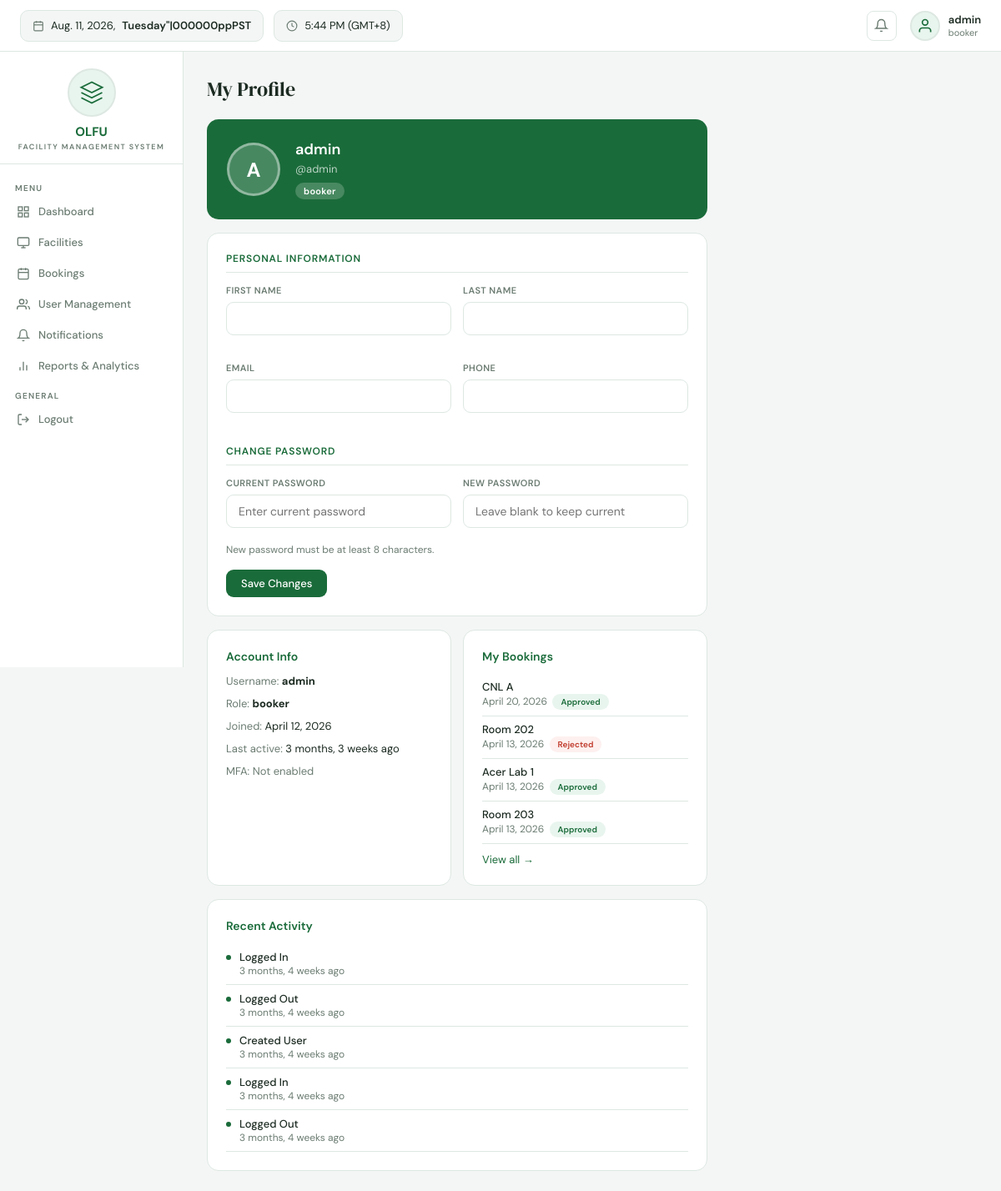
The app's page /profile/ (signed in) with its own data.
### apps/models.py (models this page shows, shortened)
class User(AbstractUser):
    SUPERUSER_ROLE = 'superuser'
    FACILITY_MANAGER = 'facility_manager'
    TECHNICAL_STAFF = 'technical_staff'
    STANDARD_USER = 'standard_user'
    ROLE_CHOICES = [
        (SUPERUSER_ROLE, 'Superuser'),
        (FACILITY_MANAGER, 'Facility Manager'),
        (TECHNICAL_STAFF, 'Technical Staff'),
        (STANDARD_USER, 'Standard User'),
    ]
    DEPARTMENT_CHOICES = [
        ('BSIT', 'BS Information Technology'),
        ('BSCS', 'BS Computer Science'),
        ('BSIS', 'BS Information Systems'),
        ('IT_DEPT', 'IT Department'),
        ('ADMIN', 'Administration'),
        ('OTHER', 'Other'),
    ]
    role = models.CharField(max_length=30, choices=ROLE_CHOICES, default=STANDARD_USER)
    department = models.CharField(max_length=30, choices=DEPARTMENT_CHOICES, blank=True, default='')
    phone = models.CharField(max_length=20, blank=True)
    profile_notes = models.TextField(blank=True)
    last_active = models.DateTimeField(null=True, blank=True)
    mfa_enabled = models.BooleanField(default=False)
    failed_login_attempts = models.PositiveIntegerField(default=0)
    is_locked = models.BooleanField(default=False)
    def can_manage_users(self):
        return self.role == self.SUPERUSER_ROLE or self.is_superuser
    def can_view_reports(self):
        return self.role in [self.SUPERUSER_ROLE, self.FACILITY_MANAGER] or self.is_superuser

class Booking(models.Model):
    PENDING = 'pending'
    APPROVED = 'approved'
    REJECTED = 'rejected'
    CANCELLED = 'cancelled'
    STATUS_CHOICES = [(PENDING,'Pending'),(APPROVED,'Approved'),(REJECTED,'Rejected'),(CANCELLED,'Cancelled')]
    facility = models.ForeignKey(Facility, on_delete=models.CASCADE, related_name='bookings')
    booked_by = models.ForeignKey(User, on_delete=models.CASCADE, related_name='bookings')
    date = models.DateField()
    start_time = models.TimeField()
    end_time = models.TimeField()
    purpose = models.TextField(blank=True)
    number_of_attendees = models.PositiveIntegerField(default=1)
    status = models.CharField(max_length=20, choices=STATUS_CHOICES, default=PENDING)
    approved_by = models.ForeignKey(User, on_delete=models.SET_NULL, null=True, blank=True, related_name='approved_bookings')
    created_at = models.DateTimeField(auto_now_add=True)
    updated_at = models.DateTimeField(auto_now=True)
    class Meta:
        ordering = ['-created_at']

class Facility(models.Model):
    STATUS_CHOICES = [('active','Active'),('maintenance','Under Maintenance'),('unavailable','Unavailable')]
    TYPE_CHOICES = [('laboratory','Laboratory'),('classroom','Classroom'),('conference','Conference Room'),('auditorium','Auditorium'),('other','Other')]
    FLOOR_CHOICES = [('1st Floor','1st Floor'),('2nd Floor','2nd Floor'),('3rd Floor','3rd Floor'),('4th Floor','4th Floor'),('5th Floor','5th Floor'),('Other','Other')]
    name = models.CharField(max_length=100)
    facility_type = models.CharField(max_length=30, choices=TYPE_CHOICES, default='classroom')
    building = models.CharField(max_length=100, blank=True, default='CAS Building')
    floor = models.CharField(max_length=20, choices=FLOOR_CHOICES, blank=True)
    location = models.CharField(max_length=200)
    capacity = models.PositiveIntegerField(default=0)
    description = models.TextField(blank=True)
    status = models.CharField(max_length=20, choices=STATUS_CHOICES, default='active')
    tags = models.CharField(max_length=200, blank=True)
    image = models.ImageField(upload_to='facilities/', blank=True, null=True)
    floor_plan = models.ImageField(upload_to='floor_plans/', blank=True, null=True)
    custodian = models.CharField(max_length=100, blank=True)
    availability_start = models.TimeField(null=True, blank=True)
    availability_end = models.TimeField(null=True, blank=True)
    is_restricted = models.BooleanField(default=False)
    allowed_roles = models.CharField(max_length=200, blank=True)
    created_at = models.DateTimeField(auto_now_add=True)
    updated_at = models.DateTimeField(auto_now=True)
    created_by = models.ForeignKey(User, on_delete=models.SET_NULL, null=True, related_name='facilities_created')
    class Meta:
        verbose_name_plural = 'Facilities'
        ordering = ['building', 'floor', 'name']

class ActivityLog(models.Model):
    ACTION_CHOICES = [
        ('login','Logged In'),('logout','Logged Out'),('book','Created Booking'),
        ('cancel','Cancelled Booking'),('create_facility','Created Facility'),
        ('edit_facility','Edited Facility'),('approve','Approved Booking'),
        ('reject','Rejected Booking'),('create_user','Created User'),('edit_user','Edited User'),
    ]
    user = models.ForeignKey(User, on_delete=models.CASCADE, related_name='activity_logs')
    action = models.CharField(max_length=30, choices=ACTION_CHOICES)
    description = models.TextField(blank=True)
    ip_address = models.GenericIPAddressField(null=True, blank=True)
    created_at = models.DateTimeField(auto_now_add=True)
    class Meta:
        ordering = ['-created_at']

### apps/views.py (the view, shortened to what this page needs)
# urls.py: path('profile/', views.profile_view, name='profile'),
@login_required(login_url='login')
def profile_view(request):
    return render(request, 'profile.html', {'recent_bookings': request.user.bookings.select_related('facility').order_by('-created_at')[:5], 'recent_activity': request.user.activity_logs.all()[:5]})

### templates/profile.html (shortened to what this page needs)
{% extends 'base.html' %}
{% block content %}
<div style="max-width:600px;">
  <div style="font-family:'DM Serif Display',serif;font-size:24px;margin-bottom:20px;">My Profile</div>
  <div style="background:var(--green);border-radius:14px;padding:24px;margin-bottom:16px;display:flex;align-items:center;gap:18px;">
    <div style="width:64px;height:64px;border-radius:50%;background:rgba(255,255,255,.2);border:3px solid rgba(255,255,255,.4);display:flex;align-items:center;justify-content:center;font-size:24px;font-weight:700;color:#fff;flex-shrink:0;">
      {{ user.first_name|first|upper }}{{ user.last_name|first|upper }}{% if not user.first_name %}{{ user.username|first|upper }}{% endif %}
    </div>
    <div>
      <div style="font-size:18px;font-weight:600;color:#fff;">{{ user.get_full_name|default:user.username }}</div>
      <div style="font-size:13px;color:rgba(255,255,255,.7);margin-top:3px;">@{{ user.username }}</div>
      <div style="margin-top:8px;display:flex;gap:8px;flex-wrap:wrap;">
        <span style="background:rgba(255,255,255,.2);color:#fff;font-size:11px;font-weight:600;padding:3px 10px;border-radius:20px;letter-spacing:.3px;">{{ user.get_role_display }}</span>
      </div>
    </div>
  </div>
  <div class="card" style="margin-bottom:16px;">
    <form method="POST">
      <div style="font-size:12px;font-weight:600;color:var(--green);text-transform:uppercase;letter-spacing:.8px;margin-bottom:14px;padding-bottom:8px;border-bottom:1px solid var(--border);">Personal Information</div>
      <div style="display:grid;grid-template-columns:1fr 1fr;gap:14px;">
        <div class="form-group">
          <label class="form-label">First Name</label>
          <input type="text" name="first_name" class="form-control" value="{{ user.first_name }}"/>
        </div>
        <div class="form-group">
          <label class="form-label">Last Name</label>
          <input type="text" name="last_name" class="form-control" value="{{ user.last_name }}"/>
        </div>
        <div class="form-group">
          <label class="form-label">Email</label>
          <input type="email" name="email" class="form-control" value="{{ user.email }}"/>
        </div>
        <div class="form-group">
          <label class="form-label">Phone</label>
          <input type="text" name="phone" class="form-control" value="{{ user.phone }}"/>
        </div>
      </div>
      <div style="font-size:12px;font-weight:600;color:var(--green);text-transform:uppercase;letter-spacing:.8px;margin:20px 0 14px;padding-bottom:8px;border-bottom:1px solid var(--border);">Change Password</div>
      <div style="display:grid;grid-template-columns:1fr 1fr;gap:14px;">
        <div class="form-group">
          <label class="form-label">Current Password</label>
          <input type="password" name="old_password" class="form-control" placeholder="Enter current password"/>
        </div>
        <div class="form-group">
          <label class="form-label">New Password</label>
          <input type="password" name="new_password" class="form-control" placeholder="Leave blank to keep current" minlength="8"/>
        </div>
      </div>
      <div style="font-size:12px;color:var(--muted);margin-bottom:16px;">New password must be at least 8 characters.</div>
      <button type="submit" class="btn btn-primary">Save Changes</button>
    </form>
  </div>
  <div style="display:grid;grid-template-columns:1fr 1fr;gap:14px;margin-bottom:16px;">
    <div class="card">
      <div class="card-title" style="margin-bottom:12px;">Account Info</div>
      <div style="display:flex;flex-direction:column;gap:10px;font-size:13px;">
        <div><span style="color:var(--muted);">Username:</span> <strong>{{ user.username }}</strong></div>
        <div><span style="color:var(--muted);">Role:</span> <strong>{{ user.get_role_display }}</strong></div>
        <div><span style="color:var(--muted);">Joined:</span> {{ user.date_joined|date:"N j, Y" }}</div>
        <div><span style="color:var(--muted);">Last active:</span> {{ user.last_active|timesince|default:"Unknown" }} ago</div>
        <div><span style="color:var(--muted);">MFA:</span>
          {% if user.mfa_enabled %}<span style="color:var(--green);font-weight:600;">Enabled</span>{% else %}<span style="color:var(--muted);">Not enabled</span>{% endif %}
        </div>
      </div>
    </div>
    <div class="card">
      <div class="card-title" style="margin-bottom:12px;">My Bookings</div>
      {% for booking in recent_bookings %}
      <div style="padding:7px 0;border-bottom:1px solid var(--border);font-size:13px;">
        <div style="font-weight:500;">{{ booking.facility.name }}</div>
        <div style="font-size:12px;color:var(--muted);">{{ booking.date }} &nbsp;<span class="status {{ booking.status }}" style="font-size:10px;">{{ booking.get_status_display }}</span></div>
      </div>
      {% empty %}
      <div style="color:var(--muted);font-size:13px;">No bookings yet.</div>
      {% endfor %}
      <a href="{% url 'bookings' %}" style="font-size:13px;color:var(--green);display:block;margin-top:10px;">View all →</a>
    </div>
  </div>
  <div class="card">
    <div class="card-title" style="margin-bottom:12px;">Recent Activity</div>
    {% for log in recent_activity %}
    <div style="display:flex;gap:10px;padding:8px 0;border-bottom:1px solid var(--border);font-size:13px;">
      <div style="width:6px;height:6px;border-radius:50%;background:var(--green);margin-top:6px;flex-shrink:0;"></div>
      <div>
        <div style="font-weight:500;">{{ log.get_action_display }}</div>
        <div style="font-size:12px;color:var(--muted);">{{ log.created_at|timesince }} ago</div>
      </div>
    </div>
    {% empty %}
    <div style="color:var(--muted);font-size:13px;">No activity yet.</div>
    {% endfor %}
  </div>
</div>
{% endblock %}

### templates/base.html (shortened to what this page needs)
<!DOCTYPE html>
<html lang="en">
<head>
</head>
<body>
<div class="topbar">
  <div class="topbar-pill">
    <svg fill="none" viewBox="0 0 24 24" stroke="currentColor" stroke-width="2"><rect x="3" y="4" width="18" height="18" rx="2"/><line x1="16" y1="2" x2="16" y2="6"/><line x1="8" y1="2" x2="8" y2="6"/><line x1="3" y1="10" x2="21" y2="10"/></svg>
    {% now "N j, Y" %}, <b>{% now "l"|upper %}</b>
  </div>
  <div class="topbar-pill">
    <svg fill="none" viewBox="0 0 24 24" stroke="currentColor" stroke-width="2"><circle cx="12" cy="12" r="10"/><polyline points="12 6 12 12 16 14"/></svg>
    {% now "g:i A" %} (GMT+8)
  </div>
  {% if user.is_authenticated %}
  <a href="{% url 'notifications' %}" class="topbar-icon">
    <svg fill="none" viewBox="0 0 24 24" stroke="currentColor" stroke-width="2"><path d="M18 8A6 6 0 0 0 6 8c0 7-3 9-3 9h18s-3-2-3-9"/><path d="M13.73 21a2 2 0 0 1-3.46 0"/></svg>
  </a>
  <div class="topbar-user">
    <div class="topbar-avatar"><svg fill="none" viewBox="0 0 24 24" stroke="currentColor" stroke-width="2"><path d="M20 21v-2a4 4 0 0 0-4-4H8a4 4 0 0 0-4 4v2"/><circle cx="12" cy="7" r="4"/></svg></div>
    <div>
      <div class="topbar-name">{{ user.get_full_name|default:user.username }}</div>
      <div class="topbar-role">{{ user.get_role_display }}</div>
    </div>
  </div>
  {% endif %}
</div>
<div class="layout">
  {% if user.is_authenticated %}
  <div class="sidebar">
    <div class="sidebar-logo">
      <div class="logo-circle">
        <svg viewBox="0 0 24 24" fill="none" stroke="currentColor" stroke-width="1.5"><path d="M12 2L2 7l10 5 10-5-10-5z"/><path d="M2 17l10 5 10-5"/><path d="M2 12l10 5 10-5"/></svg>
      </div>
      <div class="logo-name">OLFU</div>
      <div class="logo-sub">Facility Management System</div>
    </div>
    <div class="sidebar-nav">
      <div class="nav-label">Menu</div>
      <a href="{% url 'dashboard' %}" class="nav-item {% if request.resolver_match.url_name == 'dashboard' %}active{% endif %}">
        <svg fill="none" viewBox="0 0 24 24" stroke="currentColor" stroke-width="2"><rect x="3" y="3" width="7" height="7"/><rect x="14" y="3" width="7" height="7"/><rect x="14" y="14" width="7" height="7"/><rect x="3" y="14" width="7" height="7"/></svg>
        Dashboard
      </a>
      <a href="{% url 'facilities' %}" class="nav-item {% if 'facilit' in request.resolver_match.url_name %}active{% endif %}">
        <svg fill="none" viewBox="0 0 24 24" stroke="currentColor" stroke-width="2"><rect x="2" y="3" width="20" height="14" rx="2"/><line x1="8" y1="21" x2="16" y2="21"/><line x1="12" y1="17" x2="12" y2="21"/></svg>
        Facilities
      </a>
      <a href="{% url 'bookings' %}" class="nav-item {% if 'booking' in request.resolver_match.url_name %}active{% endif %}">
        <svg fill="none" viewBox="0 0 24 24" stroke="currentColor" stroke-width="2"><rect x="3" y="4" width="18" height="18" rx="2"/><line x1="16" y1="2" x2="16" y2="6"/><line x1="8" y1="2" x2="8" y2="6"/><line x1="3" y1="10" x2="21" y2="10"/></svg>
        Bookings
      </a>
      {% if user.can_manage_users %}
      <a href="{% url 'user_list' %}" class="nav-item {% if 'user' in request.resolver_match.url_name %}active{% endif %}">
        <svg fill="none" viewBox="0 0 24 24" stroke="currentColor" stroke-width="2"><path d="M17 21v-2a4 4 0 0 0-4-4H5a4 4 0 0 0-4 4v2"/><circle cx="9" cy="7" r="4"/><path d="M23 21v-2a4 4 0 0 0-3-3.87"/><path d="M16 3.13a4 4 0 0 1 0 7.75"/></svg>
        User Management
      </a>
      {% endif %}
      <a href="{% url 'notifications' %}" class="nav-item {% if request.resolver_match.url_name == 'notifications' %}active{% endif %}">
        <svg fill="none" viewBox="0 0 24 24" stroke="currentColor" stroke-width="2"><path d="M18 8A6 6 0 0 0 6 8c0 7-3 9-3 9h18s-3-2-3-9"/><path d="M13.73 21a2 2 0 0 1-3.46 0"/></svg>
        Notifications
      </a>
      {% if user.can_view_reports %}
      <a href="{% url 'reports' %}" class="nav-item {% if request.resolver_match.url_name == 'reports' %}active{% endif %}">
        <svg fill="none" viewBox="0 0 24 24" stroke="currentColor" stroke-width="2"><line x1="18" y1="20" x2="18" y2="10"/><line x1="12" y1="20" x2="12" y2="4"/><line x1="6" y1="20" x2="6" y2="14"/></svg>
        Reports & Analytics
      </a>
      {% endif %}
      <div class="nav-label" style="margin-top:12px;">General</div>
      <a href="{% url 'logout' %}" class="nav-item">
        <svg fill="none" viewBox="0 0 24 24" stroke="currentColor" stroke-width="2"><path d="M9 21H5a2 2 0 0 1-2-2V5a2 2 0 0 1 2-2h4"/><polyline points="16 17 21 12 16 7"/><line x1="21" y1="12" x2="9" y2="12"/></svg>
        Logout
      </a>
    </div>
  </div>
  {% endif %}
  <div class="main">
    {% block content %}{% endblock %}
  </div>
</div>
</body>
</html>

### records on screen
User: get_full_name "admin", role "booker", username|first "A", username "admin", date_joined "April 12, 2026", last_active "3 months, 3 weeks"
Booking: facility.name "CNL A", date "April 20, 2026", status "Approved"
Booking: facility.name "Room 202", date "April 13, 2026", status "Rejected"
Booking: facility.name "Acer Lab 1", date "April 13, 2026", status "Approved"
Booking: facility.name "Room 203", date "April 13, 2026", status "Approved"
ActivityLog: action "Logged In", created_at "3 months, 4 weeks"
ActivityLog: action "Logged Out", created_at "3 months, 4 weeks"
ActivityLog: action "Created User", created_at "3 months, 4 weeks"
ActivityLog: action "Logged In", created_at "3 months, 4 weeks"
ActivityLog: action "Logged Out", created_at "3 months, 4 weeks"
